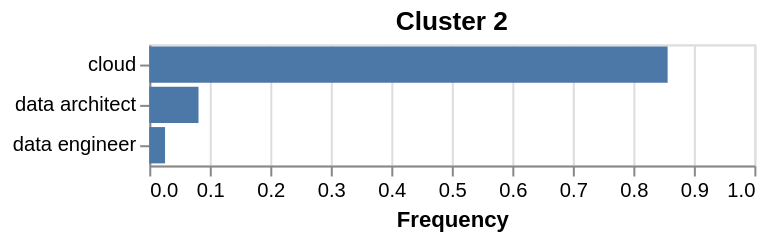

Express this chart as Vega-Lite.
### Vega-Lite specification from a JSON file in a GitHub repository (floating-point values rounded to 4 significant figures)
{"$schema": "https://vega.github.io/schema/vega-lite/v5.6.1.json", "config": {"legend": {"disable": true}, "view": {"continuousHeight": 300, "continuousWidth": 300}}, "data": {"name": "data-93c416b4d66e6a86910c6136650c8b83"}, "datasets": {"data-93c416b4d66e6a86910c6136650c8b83": [{"Job title": "cloud", "freq_rel": 0.8567, "label": 2}, {"Job title": "data architect", "freq_rel": 0.0814, "label": 2}, {"Job title": "data engineer", "freq_rel": 0.0261, "label": 2}]}, "encoding": {"color": {"field": "Origin", "type": "nominal"}, "tooltip": [{"field": "Job title", "title": "Job title", "type": "nominal"}, {"field": "freq_rel", "format": ".2%", "title": "Percentage", "type": "quantitative"}], "x": {"field": "freq_rel", "scale": {"domain": [0, 1]}, "title": "Frequency", "type": "quantitative"}, "y": {"axis": {"labelAngle": 0}, "field": "Job title", "sort": {"field": "freq_rel", "order": "descending"}, "title": null, "type": "nominal"}}, "mark": {"tooltip": true, "type": "bar"}, "padding": {"bottom": 5, "left": 5, "right": 5, "top": 5}, "title": "Cluster 2"}
